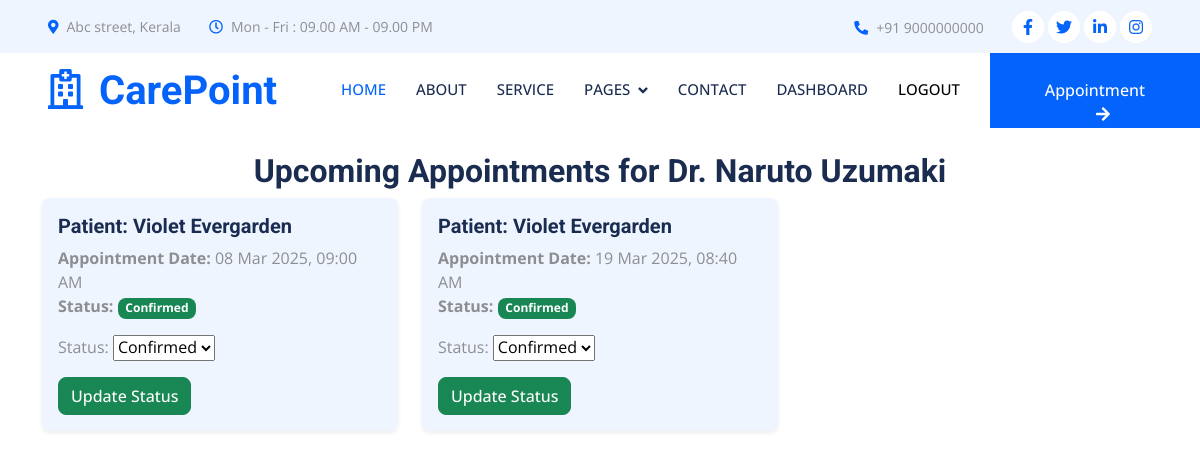
Screenshot of /appointment/doctor_appointments/ (signed in) with the database file from the repository.
### users_app/models.py (models this page shows, shortened)
class Doctor(models.Model):
    user = models.OneToOneField(CustomUser, on_delete=models.CASCADE)  #OneToOne field avoids duplicate names
    specialization = models.CharField(max_length=100, choices=DOCTOR_SPECIALIZATION_CHOICES, default='general_practice')
    created_at = models.DateTimeField(auto_now_add=True)
    updated_at = models.DateTimeField(auto_now=True)

class CustomUser(AbstractUser):
    USER_TYPE_CHOICES = [
        ('doctor', 'Doctor'),
        ('patient', 'Patient'),
        ('staff', 'Staff'),
    ]
    user_type = models.CharField(max_length=10, choices=USER_TYPE_CHOICES,db_index=True)
    @property
    def full_name(self):
        return f"{self.first_name} {self.last_name}"

class Patient(models.Model):
    user = models.OneToOneField(CustomUser, on_delete=models.CASCADE)
    date_of_birth = models.DateField(blank=True, null=True)
    mobile = models.CharField(max_length=15,blank=True,null=True)
    address = models.TextField(blank=True,null=True)
    medical_history = models.TextField(blank=True,null=True)
    created_at = models.DateTimeField(auto_now_add=True)
    updated_at = models.DateTimeField(auto_now=True)

### appointment/models.py (models this page shows, shortened)
class Appointment(models.Model):
    APPOINTMENT_STATUS_CHOICES = [
        ('pending', 'Pending'),
        ('confirmed', 'Confirmed'),
        ('cancelled', 'Cancelled'),
    ]
    doctor = models.ForeignKey(Doctor, on_delete=models.CASCADE)
    patient = models.ForeignKey(Patient, on_delete=models.CASCADE)
    appointment_date = models.DateTimeField()
    status = models.CharField(max_length=10, choices=APPOINTMENT_STATUS_CHOICES, default='pending')
    payment_status = models.CharField(max_length=20, default='pending')
    created_at = models.DateTimeField(auto_now_add=True)
    updated_at = models.DateTimeField(auto_now=True)

### appointment/views.py (the view)
# urls.py: path('doctor_appointments/', views.doctor_appointments, name='doctor_appointments'),
@login_required
def doctor_appointments(request):
    try:
        doctor = request.user.doctor
        appointments = Appointment.objects.filter(doctor=doctor, appointment_date__gte=timezone.now()).order_by('appointment_date')
        for appointment in appointments:
            appointment.form = AppointmentStatusForm(instance=appointment)
    except Doctor.DoesNotExist:
        return redirect('error')
    return render(request, 'appointment/doctor_appointments.html', {'doctor': doctor, 'appointments': appointments})

### appointment/templates/appointment/doctor_appointments.html (shortened to what this page needs)
{% extends 'base.html' %}
{% block content %}
<div class="container mt-4">
    <h2 class="text-center">Upcoming Appointments for Dr. {{ doctor.user.full_name }}</h2>
    <div class="row">
        {% for appointment in appointments %}
            <div class="col-lg-4 col-md-6 mb-4">
                <div class="card bg-light border-0 shadow-sm h-100">
                    <div class="card-body d-flex flex-column">
                        <h5 class="card-title">Patient: {{ appointment.patient.user.full_name }}</h5>
                        <p class="card-text">
                            <strong>Appointment Date:</strong> {{ appointment.appointment_date|date:"d M Y, h:i A" }}<br>
                            <strong>Status:</strong>
                            {% if appointment.status == 'pending' %}
                                <span class="badge bg-warning text-dark">Pending</span>
                            {% elif appointment.status == 'confirmed' %}
                                <span class="badge bg-success">Confirmed</span>
                            {% elif appointment.status == 'cancelled' %}
                                <span class="badge bg-danger">Cancelled</span>
                            {% endif %}
                        </p>
                        <form method="POST" action="{% url 'appointment_status' appointment.id %}">
                            {{ appointment.form.as_p }}
                            <button type="submit" class="btn btn-success mt-auto">Update Status</button>
                        </form>
                    </div>
                </div>
            </div>
        {% empty %}
            <div class="col-12">
                <p class="text-muted">No upcoming appointments.</p>
            </div>
        {% endfor %}
    </div>
</div>
{% endblock %}

### static/css/style.css (style rules this page uses)
:root { --primary: #0463FA; --light: #EFF5FF; --dark: #1B2C51; }
.btn { font-weight: 500; transition: .5s; }

### rows the page displays
Doctor: user.full_name "Naruto Uzumaki"
Appointment: patient.user.full_name "Violet Evergarden", appointment_date "08 Mar 2025, 09:00 AM", shows "Confirmed", status "Confirmed"
Appointment: patient.user.full_name "Violet Evergarden", appointment_date "19 Mar 2025, 08:40 AM", shows "Confirmed", status "Confirmed"
